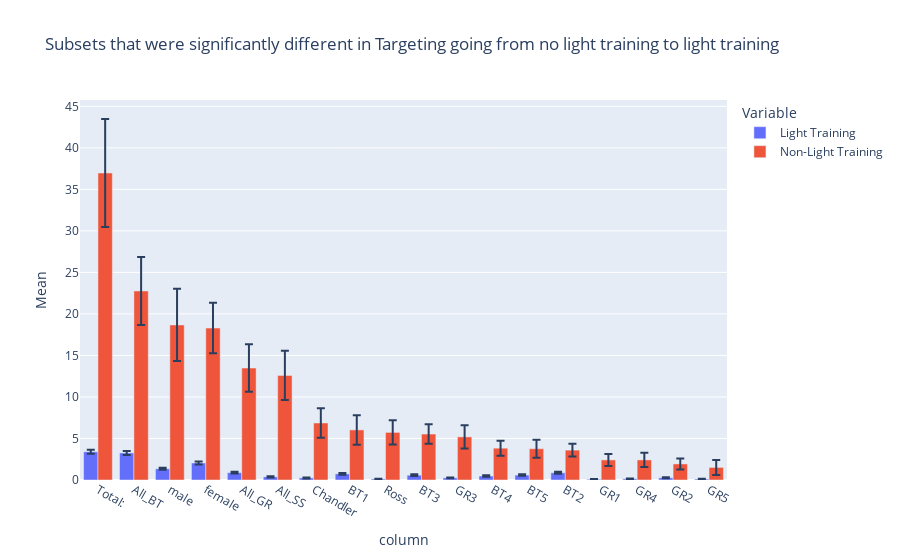

Notebook code for this chart:
### Code cell
test = pd.DataFrame()
for column in light_targets.iloc[:,1:]:
    x = st.t.interval(alpha=0.95, df=len(light_targets[column])-1, loc=np.mean(light_targets[column]), scale=st.sem(light_targets[column],nan_policy='omit'))
    y = st.t.interval(alpha=0.95, df=len(no_light_targets[column])-1, loc=np.mean(no_light_targets[column]), scale=st.sem(no_light_targets[column],nan_policy='omit'))
    if overlap(x[0],x[1],y[0],y[1])==False:
        light_mean = light_targets[column].mean()
        no_light_mean = no_light_targets[column].mean()
        light_int = st.t.interval(alpha=0.95, df=len(light_targets[column])-1, loc=np.mean(light_targets[column]), scale=st.sem(light_targets[column],nan_policy='omit'))
        no_light_int = st.t.interval(alpha=0.95, df=len(no_light_targets[column])-1, loc=np.mean(no_light_targets[column]), scale=st.sem(no_light_targets[column],nan_policy='omit'))
        light_error = (light_int[1] - light_int[0])/2
        no_light_error = (no_light_int[1] - no_light_int[0])/2
        pd.Series()
        data = {'Variable':['Light Training','Non-Light Training'], 'Mean':[light_mean,no_light_mean],'error':[light_error,no_light_error],'column':[column,column]} 
        data = pd.DataFrame(data)
        test = pd.concat([test, data])
    else:
        print(column,"Has Confidence Intervals that overlap")
        print("Here are the confidence intervals:")
        print("Light Training:",x)
        print("Non-Light Training:",y)
test

px.bar(test, x = "column", y = "Mean", color = "Variable", error_y = "error", barmode = "group", title = "Subsets that were significantly different in Targeting going from no light training to light training",category_orders = {"column":test.sort_values(by = "Mean", ascending = False)["column"]})

### Figure 1 — Plotly figure (JSON) as saved in the notebook; plotly's stock layout.template omitted (floating-point values rounded to 4 significant figures)
{"data": [{"alignmentgroup": "True", "error_y": {"array": [0.03627, 0.05507, 0.09259, 0.1167, 0.09235, 0.07977, 0.08611, 0.03192, 0.05663, 0.05422, 0.04245, 0.03386, 0.254, 0.1085, 0.2417, 0.06845, 0.1259, 0.1813]}, "hovertemplate": "Variable=Light Training<br>column=%{x}<br>Mean=%{y}<extra></extra>", "legendgroup": "Light Training", "marker": {"color": "#636efa"}, "name": "Light Training", "offsetgroup": "Light Training", "orientation": "v", "showlegend": true, "textposition": "auto", "type": "bar", "x": ["Ross", "Chandler", "BT1", "BT2", "BT3", "BT4", "BT5", "GR1", "GR2", "GR3", "GR4", "GR5", "Total: ", "All_GR", "All_BT", "All_SS", "male", "female"], "xaxis": "x", "y": [0.125, 0.25, 0.7377, 0.8701, 0.5858, 0.4804, 0.5936, 0.09091, 0.2654, 0.258, 0.1474, 0.1204, 3.402, 0.8821, 3.261, 0.375, 1.351, 2.052], "yaxis": "y"}, {"alignmentgroup": "True", "error_y": {"array": [1.454, 1.764, 1.779, 0.7612, 1.179, 0.905, 1.079, 0.7252, 0.6628, 1.411, 0.8687, 0.8991, 6.501, 2.863, 4.095, 2.968, 4.357, 3.033]}, "hovertemplate": "Variable=Non-Light Training<br>column=%{x}<br>Mean=%{y}<extra></extra>", "legendgroup": "Non-Light Training", "marker": {"color": "#EF553B"}, "name": "Non-Light Training", "offsetgroup": "Non-Light Training", "orientation": "v", "showlegend": true, "textposition": "auto", "type": "bar", "x": ["Ross", "Chandler", "BT1", "BT2", "BT3", "BT4", "BT5", "GR1", "GR2", "GR3", "GR4", "GR5", "Total: ", "All_GR", "All_BT", "All_SS", "male", "female"], "xaxis": "x", "y": [5.733, 6.867, 6.033, 3.6, 5.533, 3.833, 3.767, 2.419, 1.935, 5.194, 2.419, 1.516, 36.98, 13.48, 22.77, 12.6, 18.68, 18.3], "yaxis": "y"}], "layout": {"barmode": "group", "legend": {"title": {"text": "Variable"}, "tracegroupgap": 0}, "title": {"text": "Subsets that were significantly different in Targeting going from no light training to light training"}, "xaxis": {"anchor": "y", "categoryarray": ["Total: ", "All_BT", "male", "female", "All_GR", "All_SS", "Chandler", "BT1", "Ross", "BT3", "GR3", "BT4", "BT5", "BT2", "Total: ", "All_BT", "GR1", "GR4", "female", "GR2", "GR5", "male", "All_GR", "BT2", "BT1", "BT5", "BT3", "BT4", "All_SS", "GR2", "GR3", "Chandler", "GR4", "Ross", "GR5", "GR1"], "categoryorder": "array", "domain": [0, 1], "title": {"text": "column"}}, "yaxis": {"anchor": "x", "domain": [0, 1], "title": {"text": "Mean"}}}}
